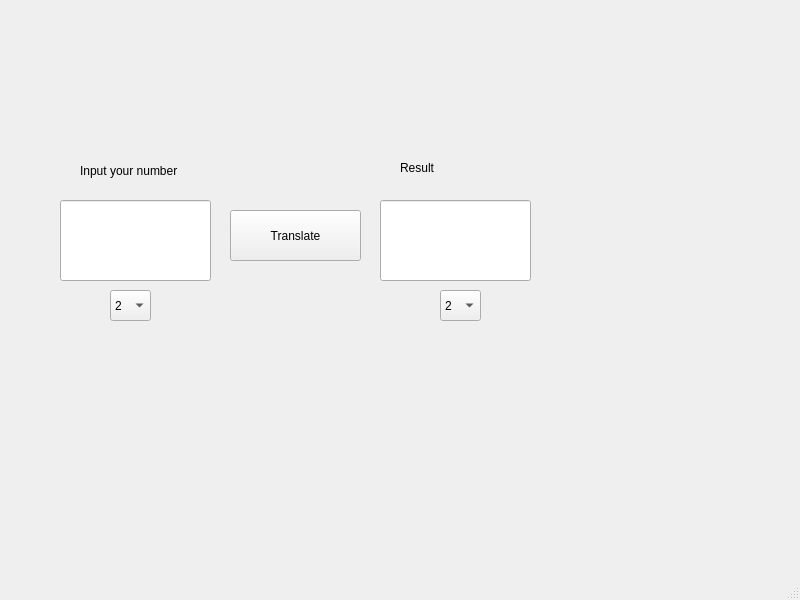
<?xml version="1.0" encoding="UTF-8"?>
<ui version="4.0">
 <class>Translator</class>
 <widget class="QMainWindow" name="Translator">
  <property name="geometry">
   <rect>
    <x>0</x>
    <y>0</y>
    <width>800</width>
    <height>600</height>
   </rect>
  </property>
  <property name="windowTitle">
   <string>Translator</string>
  </property>
  <widget class="QWidget" name="centralwidget">
   <widget class="QComboBox" name="comboBox">
    <property name="geometry">
     <rect>
      <x>110</x>
      <y>290</y>
      <width>41</width>
      <height>31</height>
     </rect>
    </property>
    <item>
     <property name="text">
      <string>2</string>
     </property>
    </item>
    <item>
     <property name="text">
      <string>8</string>
     </property>
    </item>
    <item>
     <property name="text">
      <string>10</string>
     </property>
    </item>
    <item>
     <property name="text">
      <string>16</string>
     </property>
    </item>
   </widget>
   <widget class="QLineEdit" name="lineEdit">
    <property name="geometry">
     <rect>
      <x>60</x>
      <y>200</y>
      <width>151</width>
      <height>81</height>
     </rect>
    </property>
   </widget>
   <widget class="QLineEdit" name="lineEdit_2">
    <property name="geometry">
     <rect>
      <x>380</x>
      <y>200</y>
      <width>151</width>
      <height>81</height>
     </rect>
    </property>
   </widget>
   <widget class="QLabel" name="label">
    <property name="geometry">
     <rect>
      <x>80</x>
      <y>160</y>
      <width>121</width>
      <height>21</height>
     </rect>
    </property>
    <property name="text">
     <string>Input your number</string>
    </property>
   </widget>
   <widget class="QLabel" name="label_3">
    <property name="geometry">
     <rect>
      <x>400</x>
      <y>160</y>
      <width>49</width>
      <height>16</height>
     </rect>
    </property>
    <property name="text">
     <string>Result</string>
    </property>
   </widget>
   <widget class="QComboBox" name="comboBox_2">
    <property name="geometry">
     <rect>
      <x>440</x>
      <y>290</y>
      <width>41</width>
      <height>31</height>
     </rect>
    </property>
    <item>
     <property name="text">
      <string>2</string>
     </property>
    </item>
    <item>
     <property name="text">
      <string>8</string>
     </property>
    </item>
    <item>
     <property name="text">
      <string>10</string>
     </property>
    </item>
    <item>
     <property name="text">
      <string>16</string>
     </property>
    </item>
   </widget>
   <widget class="QPushButton" name="pushButton">
    <property name="geometry">
     <rect>
      <x>230</x>
      <y>210</y>
      <width>131</width>
      <height>51</height>
     </rect>
    </property>
    <property name="text">
     <string>Translate</string>
    </property>
   </widget>
  </widget>
  <widget class="QMenuBar" name="menubar">
   <property name="geometry">
    <rect>
     <x>0</x>
     <y>0</y>
     <width>800</width>
     <height>21</height>
    </rect>
   </property>
  </widget>
  <widget class="QStatusBar" name="statusbar"/>
 </widget>
 <resources/>
 <connections/>
</ui>
